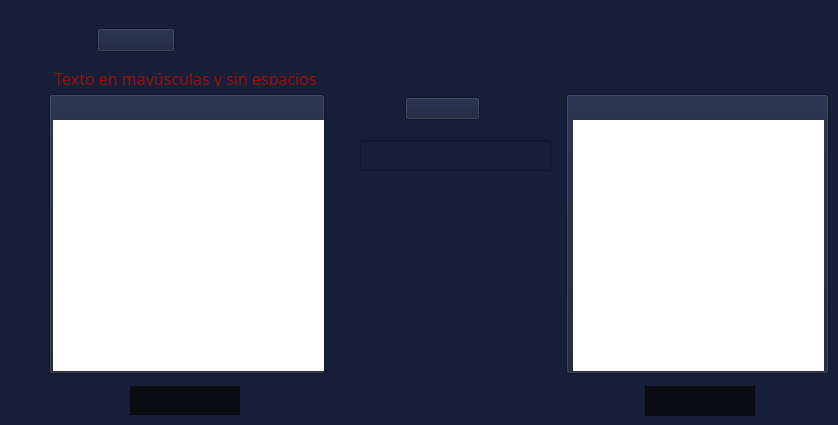
          <widget class="QWidget" name="clVigenere">
           <property name="styleSheet">
            <string notr="true">*{
	background-color: rgb(22,30,56);
}
QToolButton{
	color: rgb(255,255,255);
	background:rgb(10,12,18);
	border:none;
}
QToolButton:hover{
	background:rgb(33,38,52);
	border:none;
}
QTextEdit{
	background:rgb(255,255,255);
	border:none;
}
QLineEdit{
	color:rgb(255, 255, 255)
}</string>
           </property>
           <widget class="QPushButton" name="pushButton_9">
            <property name="geometry">
             <rect>
              <x>97</x>
              <y>28</y>
              <width>78</width>
              <height>24</height>
             </rect>
            </property>
            <property name="text">
             <string/>
            </property>
            <property name="icon">
             <iconset>
              <normaloff>src/titulos/Vigenere.png</normaloff>src/titulos/Vigenere.png</iconset>
            </property>
            <property name="iconSize">
             <size>
              <width>78</width>
              <height>24</height>
             </size>
            </property>
           </widget>
           <widget class="QPushButton" name="pushButton_30">
            <property name="geometry">
             <rect>
              <x>405</x>
              <y>97</y>
              <width>75</width>
              <height>23</height>
             </rect>
            </property>
            <property name="text">
             <string/>
            </property>
            <property name="icon">
             <iconset>
              <normaloff>src/BotonesGral/Clave.png</normaloff>src/BotonesGral/Clave.png</iconset>
            </property>
            <property name="iconSize">
             <size>
              <width>75</width>
              <height>23</height>
             </size>
            </property>
           </widget>
           <widget class="QPushButton" name="pushButton_31">
            <property name="geometry">
             <rect>
              <x>49</x>
              <y>94</y>
              <width>276</width>
              <height>280</height>
             </rect>
            </property>
            <property name="text">
             <string/>
            </property>
            <property name="icon">
             <iconset>
              <normaloff>src/textoDeseado.png</normaloff>src/textoDeseado.png</iconset>
            </property>
            <property name="iconSize">
             <size>
              <width>276</width>
              <height>280</height>
             </size>
            </property>
           </widget>
           <widget class="QPushButton" name="pushButton_32">
            <property name="geometry">
             <rect>
              <x>566</x>
              <y>94</y>
              <width>263</width>
              <height>280</height>
             </rect>
            </property>
            <property name="text">
             <string/>
            </property>
            <property name="icon">
             <iconset>
              <normaloff>src/textoObtenido.png</normaloff>src/textoObtenido.png</iconset>
            </property>
            <property name="iconSize">
             <size>
              <width>263</width>
              <height>280</height>
             </size>
            </property>
           </widget>
           <widget class="QToolButton" name="vigDescifrar">
            <property name="geometry">
             <rect>
              <x>130</x>
              <y>386</y>
              <width>110</width>
              <height>29</height>
             </rect>
            </property>
            <property name="cursor">
             <cursorShape>PointingHandCursor</cursorShape>
            </property>
            <property name="text">
             <string/>
            </property>
            <property name="icon">
             <iconset>
              <normaloff>src/BotonesGral/Descifrar.png</normaloff>src/BotonesGral/Descifrar.png</iconset>
            </property>
            <property name="iconSize">
             <size>
              <width>110</width>
              <height>29</height>
             </size>
            </property>
           </widget>
           <widget class="QToolButton" name="vigCopiar">
            <property name="geometry">
             <rect>
              <x>645</x>
              <y>386</y>
              <width>110</width>
              <height>30</height>
             </rect>
            </property>
            <property name="cursor">
             <cursorShape>PointingHandCursor</cursorShape>
            </property>
            <property name="text">
             <string/>
            </property>
            <property name="icon">
             <iconset>
              <normaloff>src/BotonesGral/Copiar.png</normaloff>src/BotonesGral/Copiar.png</iconset>
            </property>
            <property name="iconSize">
             <size>
              <width>110</width>
              <height>30</height>
             </size>
            </property>
           </widget>
           <widget class="QTextEdit" name="vigTextoOriginal">
            <property name="geometry">
             <rect>
              <x>53</x>
              <y>120</y>
              <width>271</width>
              <height>251</height>
             </rect>
            </property>
           </widget>
           <widget class="QTextEdit" name="vigTextoResult">
            <property name="geometry">
             <rect>
              <x>573</x>
              <y>120</y>
              <width>251</width>
              <height>251</height>
             </rect>
            </property>
           </widget>
           <widget class="QLineEdit" name="vigClave">
            <property name="geometry">
             <rect>
              <x>360</x>
              <y>140</y>
              <width>191</width>
              <height>31</height>
             </rect>
            </property>
            <property name="font">
             <font>
              <family>Bahnschrift</family>
              <pointsize>12</pointsize>
             </font>
            </property>
            <property name="alignment">
             <set>Qt::AlignCenter</set>
            </property>
           </widget>
           <widget class="QLabel" name="label_4">
            <property name="geometry">
             <rect>
              <x>40</x>
              <y>70</y>
              <width>291</width>
              <height>16</height>
             </rect>
            </property>
            <property name="font">
             <font>
              <family>Bahnschrift</family>
              <pointsize>12</pointsize>
             </font>
            </property>
            <property name="styleSheet">
             <string notr="true">color:rgb(152, 18, 13)</string>
            </property>
            <property name="text">
             <string>Texto en mayúsculas y sin espacios</string>
            </property>
            <property name="alignment">
             <set>Qt::AlignCenter</set>
            </property>
           </widget>
           <widget class="QLabel" name="label_19">
            <property name="geometry">
             <rect>
              <x>350</x>
              <y>140</y>
              <width>211</width>
              <height>31</height>
             </rect>
            </property>
            <property name="styleSheet">
             <string notr="true">background:transparent</string>
            </property>
            <property name="text">
             <string/>
            </property>
           </widget>
          </widget>
